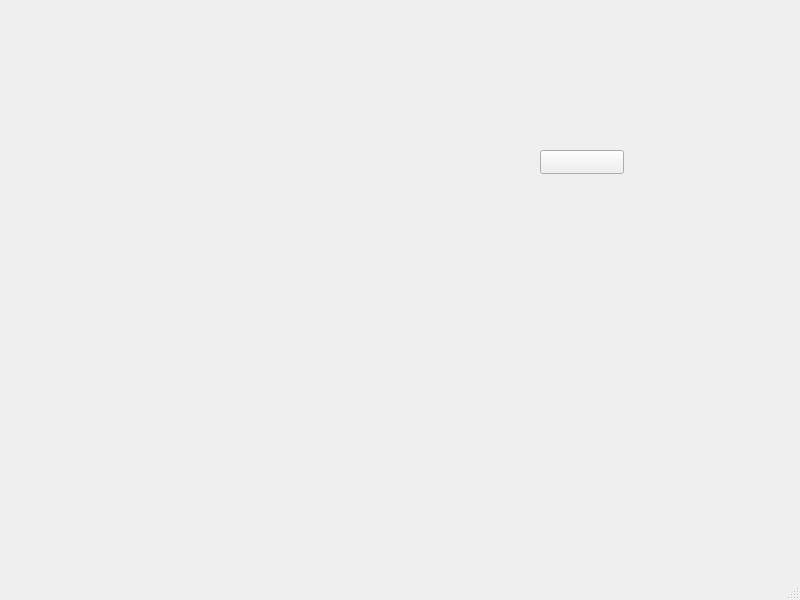
<?xml version="1.0" encoding="UTF-8"?>
<ui version="4.0">
 <class>Intr</class>
 <widget class="QMainWindow" name="Intr">
  <property name="geometry">
   <rect>
    <x>0</x>
    <y>0</y>
    <width>800</width>
    <height>600</height>
   </rect>
  </property>
  <property name="windowTitle">
   <string>MainWindow</string>
  </property>
  <widget class="QWidget" name="centralwidget">
   <widget class="QPushButton" name="pushButton">
    <property name="geometry">
     <rect>
      <x>540</x>
      <y>150</y>
      <width>84</width>
      <height>24</height>
     </rect>
    </property>
    <property name="text">
     <string/>
    </property>
   </widget>
  </widget>
  <widget class="QMenuBar" name="menubar">
   <property name="geometry">
    <rect>
     <x>0</x>
     <y>0</y>
     <width>800</width>
     <height>25</height>
    </rect>
   </property>
  </widget>
  <widget class="QStatusBar" name="statusbar"/>
 </widget>
 <resources/>
 <connections/>
</ui>
